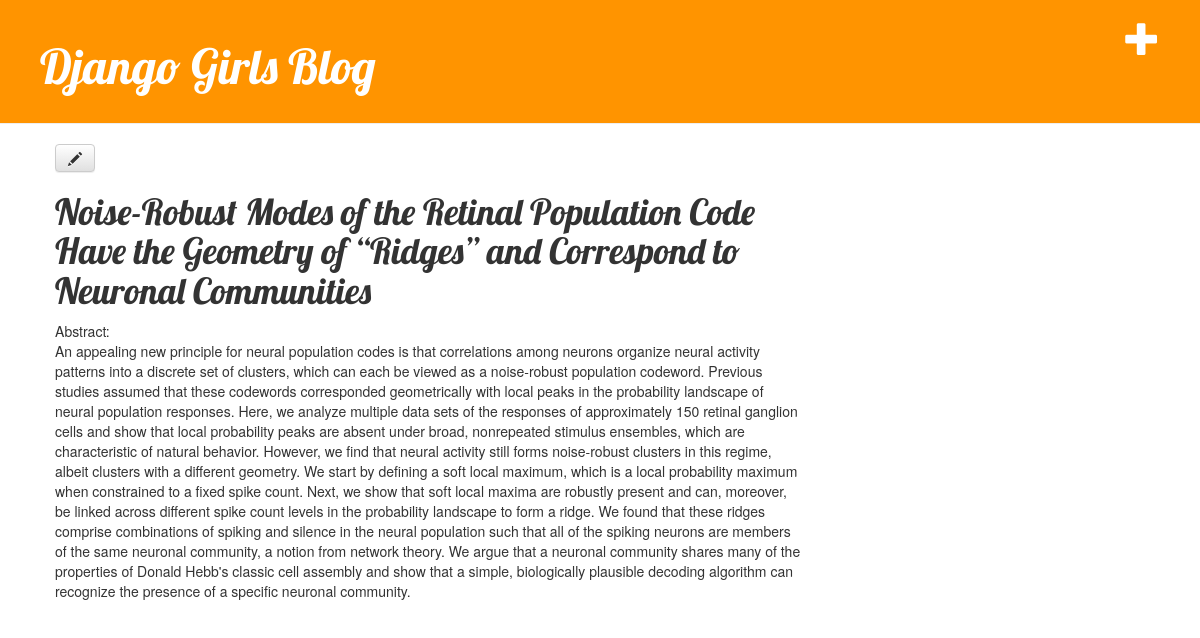
The app's page /post/1/ with its own data.
### blog/views.py (the view)
# urls.py: url(r'^post/(?P<pk>[0-9]+)/$', views.post_detail, name='post_detail'),
def post_detail(request, pk):
    post = get_object_or_404(Post, pk=pk)
    return render(request, 'blog/post_detail.html', {'post': post})

### blog/templates/blog/post_detail.html (shortened to what this page needs)
{% extends 'blog/base.html' %}
{% block content %}
  <div class="date">
    <a class="btn btn-default" href="{% url 'post_edit' pk=post.pk %}"><span class="glyphicon glyphicon-pencil"></span></a>
  </div>
  <h1>{{ post.title }}</h1>
  <p>{{ post.text|linebreaks }}</p>
{% endblock %}

### static/css/blog.css (style rules this page uses)
h1, h2, h3, h4 { font-family: 'Lobster', cursive; }
.date { color: #828282; }

### records on screen
Post: title "Noise-Robust Modes of the Retinal Population Code Have the Geometry of “Ridges” and Correspond to Neuronal Communities", text "Abstract: An appealing new principle for neural population codes is that correlations among neurons organize neural activity patterns into a discrete set of clusters, which can each be viewed as a noise-robust population codeword. Previous studies assumed that these codewords corresponded geometrically with local peaks in the probability landscape of neural population responses. Here, we analyze multiple data sets of the responses of approximately 150 retinal ganglion cells and show that local probability peaks are absent under broad, nonrepeated stimulus ensembles, which are characteristic of natural behavior. However, we find that neural activity still forms noise-robust clusters in this…"
